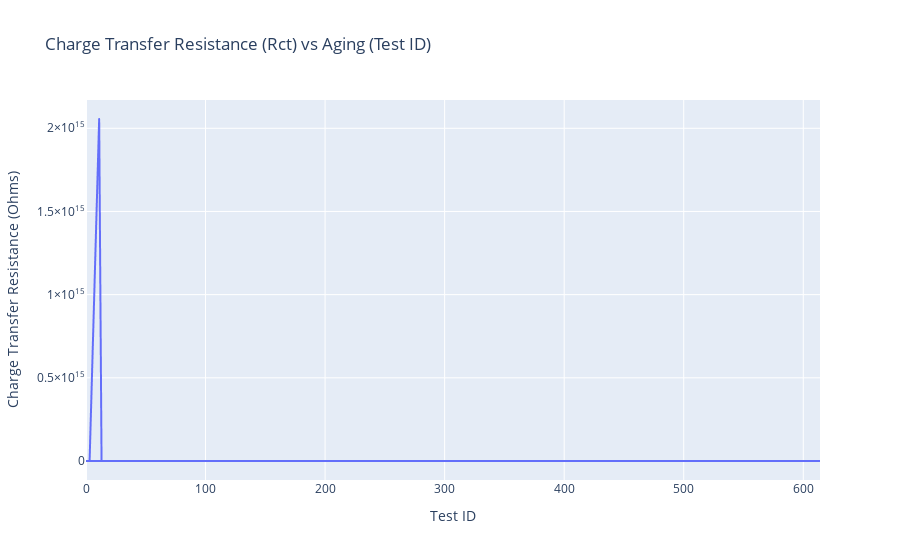

Notebook code for this chart:
### Markdown cell above
###  Can either drop rows with NaN in 'Rct' or fill them with the median (or any other method)

### Code cell
# Alternatively, use fillna to fill missing values
# data['Rct'] = data['Rct'].fillna(data['Rct'].median())  # Fill NaN with the median value

# Check if 'Rct' has been cleaned properly
print(data[['test_id', 'Rct']].head())

# Create a line plot for Charge Transfer Resistance (Rct) vs Aging (Test ID)
fig_rct = px.line(data, x='test_id', y='Rct', title='Charge Transfer Resistance (Rct) vs Aging (Test ID)',
                  labels={'Rct': 'Charge Transfer Resistance (Ohms)', 'test_id': 'Test ID'})
fig_rct.show()

# Handle missing or invalid values in the 'Re' column (Optional if needed for other plots)
data['Re'] = pd.to_numeric(data['Re'], errors='coerce')
data = data.dropna(subset=['Re'])  # Drop rows with missing 'Re'

### Figure 1 — Plotly figure (JSON) as saved in the notebook; plotly's stock layout.template omitted (floating-point values rounded to 4 significant figures; data arrays with more than 128 entries replaced by an {"elided": "..."} marker saying what was removed)
{"data": [{"hovertemplate": "Test ID=%{x}<br>Charge Transfer Resistance (Ohms)=%{y}<extra></extra>", "legendgroup": "", "line": {"color": "#636efa", "dash": "solid"}, "marker": {"symbol": "circle"}, "mode": "lines", "name": "", "showlegend": false, "type": "scattergl", "x": {"elided": "1947 int values"}, "xaxis": "x", "y": {"elided": "1947 float values"}, "yaxis": "y"}], "layout": {"legend": {"tracegroupgap": 0}, "title": {"text": "Charge Transfer Resistance (Rct) vs Aging (Test ID)"}, "xaxis": {"anchor": "y", "domain": [0, 1], "title": {"text": "Test ID"}}, "yaxis": {"anchor": "x", "domain": [0, 1], "title": {"text": "Charge Transfer Resistance (Ohms)"}}}}
